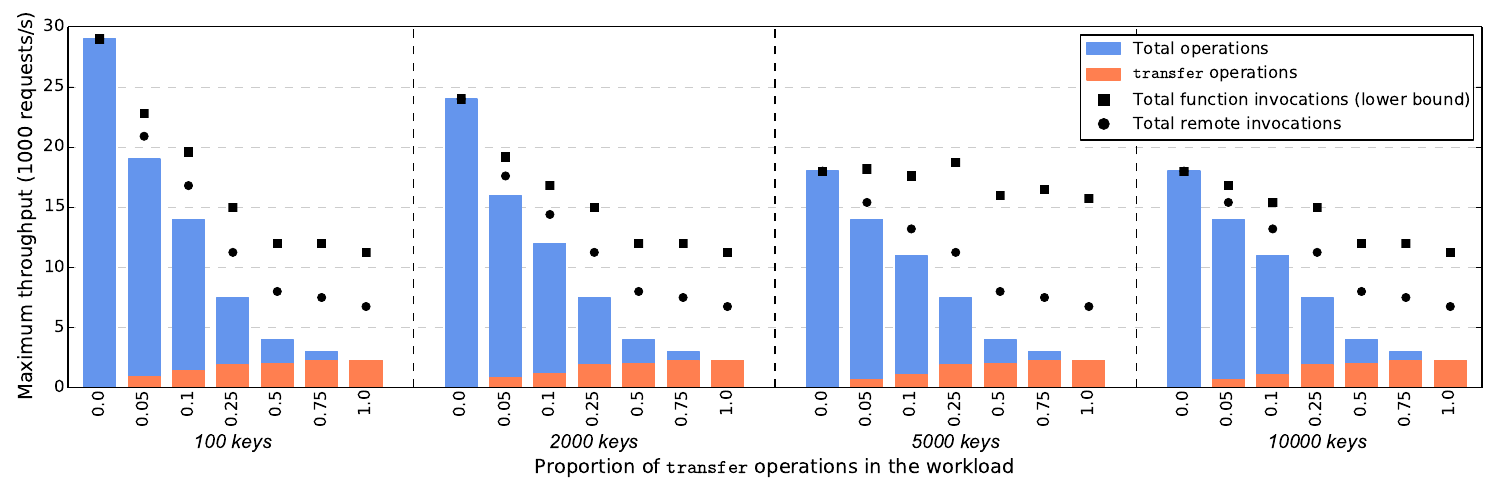

Python code for this plot:
from matplotlib import pyplot as plt
import numpy as np
import matplotlib.patches as patches
import matplotlib.lines as lines

TXN_PROPORTIONS = np.array([0, 0.05, 0.1, 0.25, 0.5, 0.75, 1])

plt.rc('axes', axisbelow=True)
plt.rcParams["figure.figsize"] = (15, 5)
# plt.rcParams['text.usetex'] = True

### SAGAS 100
SAGAS_100_TOTAL = np.array([29, 19, 14, 7.5, 4, 3, 2.25])
SAGAS_100_TXN = SAGAS_100_TOTAL * TXN_PROPORTIONS
SAGAS_100_ALL = (SAGAS_100_TOTAL - SAGAS_100_TXN) + (SAGAS_100_TXN * 5)
SAGAS_100_REMOTE = (SAGAS_100_TOTAL - SAGAS_100_TXN) + (SAGAS_100_TXN * 3)

bar_width = 0.05
color_total = 'cornflowerblue'
color_txn = 'coral'
all_x_ticks = []
all_x_ticks_pos = []
bold_labels = []

index = (np.arange(len(TXN_PROPORTIONS))) * (bar_width + 0.02)
centre_indices = index + bar_width*0.5

plt.bar(index, SAGAS_100_TOTAL, bar_width,
edgecolor=color_total,
color=color_total)

plt.bar(index, SAGAS_100_TXN, bar_width, 
edgecolor=color_txn,
color=color_txn)

plt.plot(centre_indices, SAGAS_100_ALL, 's', color='black')
plt.plot(centre_indices, SAGAS_100_REMOTE, 'o', color='black')

all_x_ticks += TXN_PROPORTIONS.tolist()
all_x_ticks_pos += centre_indices.tolist()

plt.axvline(all_x_ticks_pos[-1] + 1.5*bar_width, color='black', linestyle='--')

all_x_ticks.append('\n\n100 keys')
all_x_ticks_pos.append(centre_indices[3])
bold_labels.append(len(all_x_ticks) - 1)

### SAGAS 2000
SAGAS_2000_TOTAL = np.array([24, 16, 12, 7.5, 4, 3, 2.25])
SAGAS_2000_TXN = SAGAS_2000_TOTAL * TXN_PROPORTIONS
SAGAS_2000_ALL = (SAGAS_2000_TOTAL - SAGAS_2000_TXN) + (SAGAS_2000_TXN * 5)
SAGAS_2000_REMOTE = (SAGAS_2000_TOTAL - SAGAS_2000_TXN) + (SAGAS_2000_TXN * 3)

index = (np.arange(len(TXN_PROPORTIONS))) * (bar_width + 0.02) + index[-1] + 3 * bar_width
centre_indices = index + bar_width*0.5

plt.bar(index, SAGAS_2000_TOTAL, bar_width,
edgecolor=color_total,
color=color_total)

plt.bar(index, SAGAS_2000_TXN, bar_width, 
edgecolor=color_txn,
color=color_txn)

plt.plot(centre_indices, SAGAS_2000_ALL, 's', color='black')
plt.plot(centre_indices, SAGAS_2000_REMOTE, 'o', color='black')

all_x_ticks += TXN_PROPORTIONS.tolist()
all_x_ticks_pos += centre_indices.tolist()

plt.axvline(all_x_ticks_pos[-1] + 1.5*bar_width, color='black', linestyle='--')

all_x_ticks.append('\n\n2000 keys')
all_x_ticks_pos.append(centre_indices[3])
bold_labels.append(len(all_x_ticks) - 1)

### SAGAS 5000
SAGAS_5000_TOTAL = np.array([18, 14, 11, 7.5, 4, 3, 2.25])
SAGAS_5000_TXN = SAGAS_5000_TOTAL * TXN_PROPORTIONS
SAGAS_5000_ALL = (SAGAS_5000_TOTAL - SAGAS_5000_TXN) + (SAGAS_5000_TXN * 5)
SAGAS_5000_REMOTE = (SAGAS_5000_TOTAL - SAGAS_5000_TXN) + (SAGAS_5000_TXN * 3)

index = (np.arange(len(TXN_PROPORTIONS))) * (bar_width + 0.02) + index[-1] + 3 * bar_width
centre_indices = index + bar_width*0.5

plt.bar(index, SAGAS_5000_TOTAL, bar_width,
edgecolor=color_total,
color=color_total)

plt.bar(index, SAGAS_5000_TXN, bar_width, 
edgecolor=color_txn,
color=color_txn)

plt.plot(centre_indices, SAGAS_5000_ALL, 's', color='black')
plt.plot(centre_indices, SAGAS_5000_REMOTE, 'o', color='black')

all_x_ticks += TXN_PROPORTIONS.tolist()
all_x_ticks_pos += centre_indices.tolist()

plt.axvline(all_x_ticks_pos[-1] + 1.5*bar_width, color='black', linestyle='--')

all_x_ticks.append('\n\n5000 keys')
all_x_ticks_pos.append(centre_indices[3])
bold_labels.append(len(all_x_ticks) - 1)

### SAGAS 10000
SAGAS_10000_TOTAL = np.array([18, 14, 11, 7.5, 4, 3, 2.25])
SAGAS_10000_TXN = SAGAS_10000_TOTAL * TXN_PROPORTIONS
SAGAS_10000_ALL = (SAGAS_10000_TOTAL - SAGAS_10000_TXN) + (SAGAS_10000_TXN * 5)
SAGAS_10000_REMOTE = (SAGAS_10000_TOTAL - SAGAS_10000_TXN) + (SAGAS_10000_TXN * 3)

index = (np.arange(len(TXN_PROPORTIONS))) * (bar_width + 0.02) + index[-1] + 3 * bar_width
centre_indices = index + bar_width*0.5

plt.bar(index, SAGAS_10000_TOTAL, bar_width,
edgecolor=color_total,
color=color_total)

plt.bar(index, SAGAS_10000_TXN, bar_width, 
edgecolor=color_txn,
color=color_txn)

plt.plot(centre_indices, SAGAS_10000_ALL, 's', color='black')
plt.plot(centre_indices, SAGAS_10000_REMOTE, 'o', color='black')

all_x_ticks += TXN_PROPORTIONS.tolist()
all_x_ticks_pos += centre_indices.tolist()

all_x_ticks.append('\n\n10000 keys')
all_x_ticks_pos.append(centre_indices[3])
bold_labels.append(len(all_x_ticks) - 1)

# GENERAL

plt.xlim(-0.5*bar_width, index[-1] + 1.5*bar_width)
plt.xticks(all_x_ticks_pos, all_x_ticks, fontsize=14, rotation='vertical')
# plt.xticks(all )
plt.ylabel('Maximum throughput (1000 requests/s)', fontsize=14)
plt.xlabel(r'Proportion of $\tt{transfer}$ operations in the workload', fontsize=14)
ax = plt.gca()
plt.xticks(fontsize=12)
for l in bold_labels:
    # ax.get_xticklabels()[l].set_weight("bold")
    ax.get_xticklabels()[l].set_style("italic")
    ax.get_xticklabels()[l].set_rotation('horizontal')
    ax.get_xticklabels()[l].set_fontsize('14')
plt.yticks(fontsize=12)
plt.tick_params(axis='x', length=0)

plt.grid(axis='y', which='major', color='#CCCCCC', linestyle='--')


total_ops = patches.Patch(facecolor=color_total, edgecolor=color_total)
txn_ops = patches.Patch(facecolor=color_txn, edgecolor=color_txn)
total_remote = lines.Line2D([0], [0], color='black', marker='o', linestyle='None',
                          markersize=8)
total = lines.Line2D([0], [0], color='black', marker='s', linestyle='None',
                          markersize=8)

ax.legend([total_ops, txn_ops, total, total_remote], 
['Total operations', r'$\tt{transfer}$ operations', 'Total function invocations (lower bound)', 'Total remote invocations'],
loc='upper right', fontsize='12', numpoints=1)

plt.tight_layout()
plt.savefig('graphs/exp2-throughput-sagas.pdf')
plt.show()